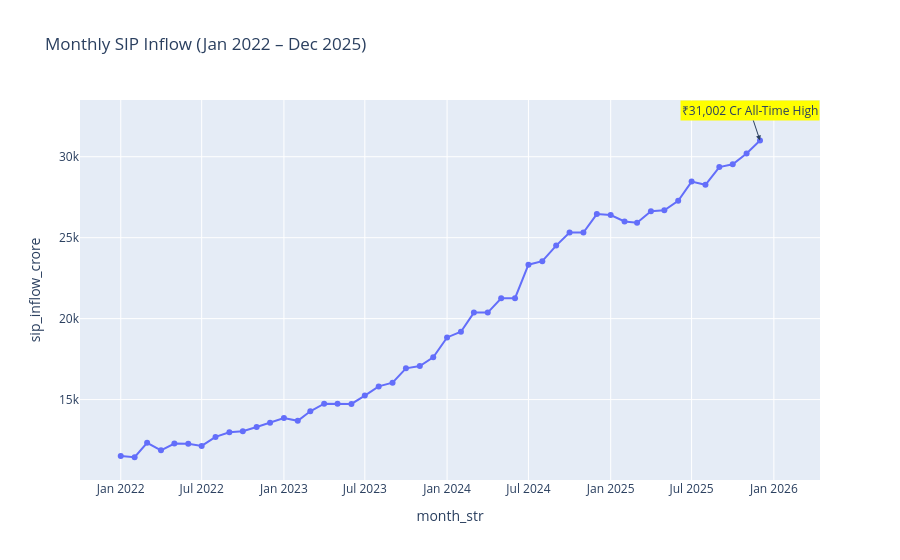

The cell this chart's notebook holds for it:
### Code cell
peak = sip.loc[sip['sip_inflow_crore'].idxmax()]

peak_x = peak['month'].strftime('%Y-%m')

fig.add_annotation(
    x=peak_x,
    y=peak['sip_inflow_crore'],
    text="₹31,002 Cr All-Time High",
    showarrow=True,
    arrowhead=2,
    bgcolor="yellow"
)

### Figure 1 — Plotly figure (JSON) as saved in the notebook; plotly's stock layout.template omitted (floating-point values rounded to 4 significant figures)
{"data": [{"hovertemplate": "month_str=%{x}<br>sip_inflow_crore=%{y}<extra></extra>", "legendgroup": "", "line": {"color": "#636efa", "dash": "solid"}, "marker": {"symbol": "circle"}, "mode": "lines+markers", "name": "", "orientation": "v", "showlegend": false, "type": "scatter", "x": ["2022-01", "2022-02", "2022-03", "2022-04", "2022-05", "2022-06", "2022-07", "2022-08", "2022-09", "2022-10", "2022-11", "2022-12", "2023-01", "2023-02", "2023-03", "2023-04", "2023-05", "2023-06", "2023-07", "2023-08", "2023-09", "2023-10", "2023-11", "2023-12", "2024-01", "2024-02", "2024-03", "2024-04", "2024-05", "2024-06", "2024-07", "2024-08", "2024-09", "2024-10", "2024-11", "2024-12", "2025-01", "2025-02", "2025-03", "2025-04", "2025-05", "2025-06", "2025-07", "2025-08", "2025-09", "2025-10", "2025-11", "2025-12"], "xaxis": "x", "y": [11517, 11438, 12328, 11863, 12286, 12276, 12140, 12694, 12976, 13040, 13306, 13573, 13856, 13687, 14276, 14749, 14749, 14734, 15245, 15814, 16042, 16928, 17073, 17610, 18838, 19187, 20371, 20371, 21262, 21262, 23332, 23547, 24509, 25323, 25320, 26459, 26400, 25999, 25926, 26632, 26688, 27274, 28464, 28265, 29361, 29529, 30200, 31002], "yaxis": "y"}], "layout": {"annotations": [{"arrowhead": 2, "bgcolor": "yellow", "showarrow": true, "text": "₹31,002 Cr All-Time High", "x": "2025-12", "y": 31002}], "legend": {"tracegroupgap": 0}, "title": {"text": "Monthly SIP Inflow (Jan 2022 – Dec 2025)"}, "xaxis": {"anchor": "y", "domain": [0, 1], "title": {"text": "month_str"}}, "yaxis": {"anchor": "x", "domain": [0, 1], "title": {"text": "sip_inflow_crore"}}}}
